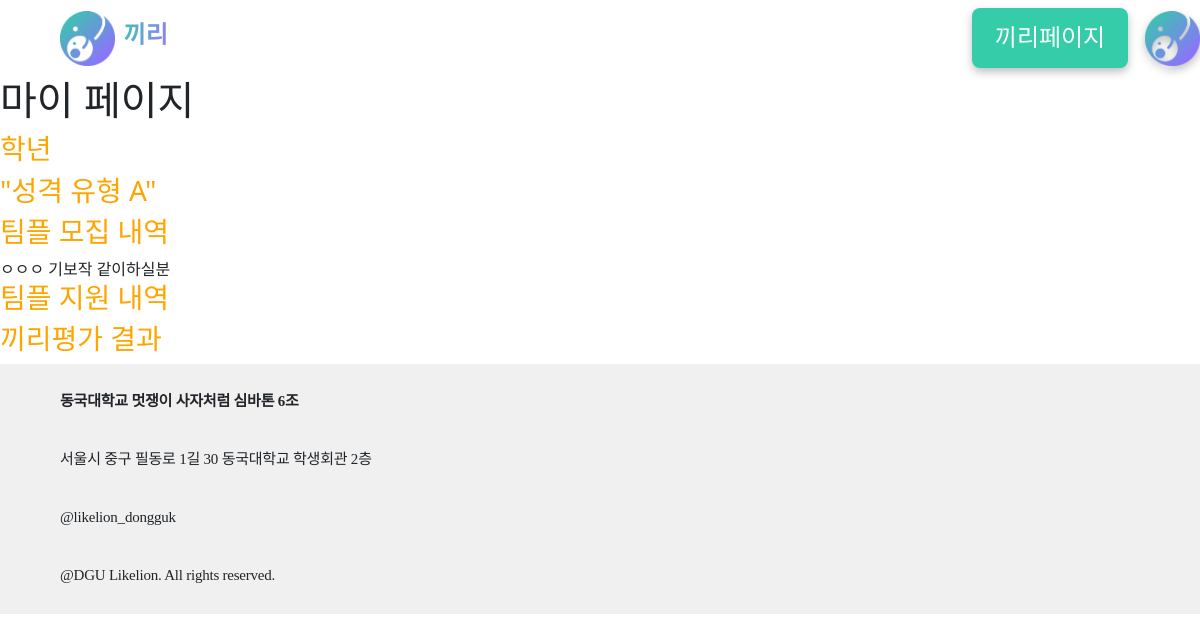
Before: /users/mypage/1/ with the older database file.
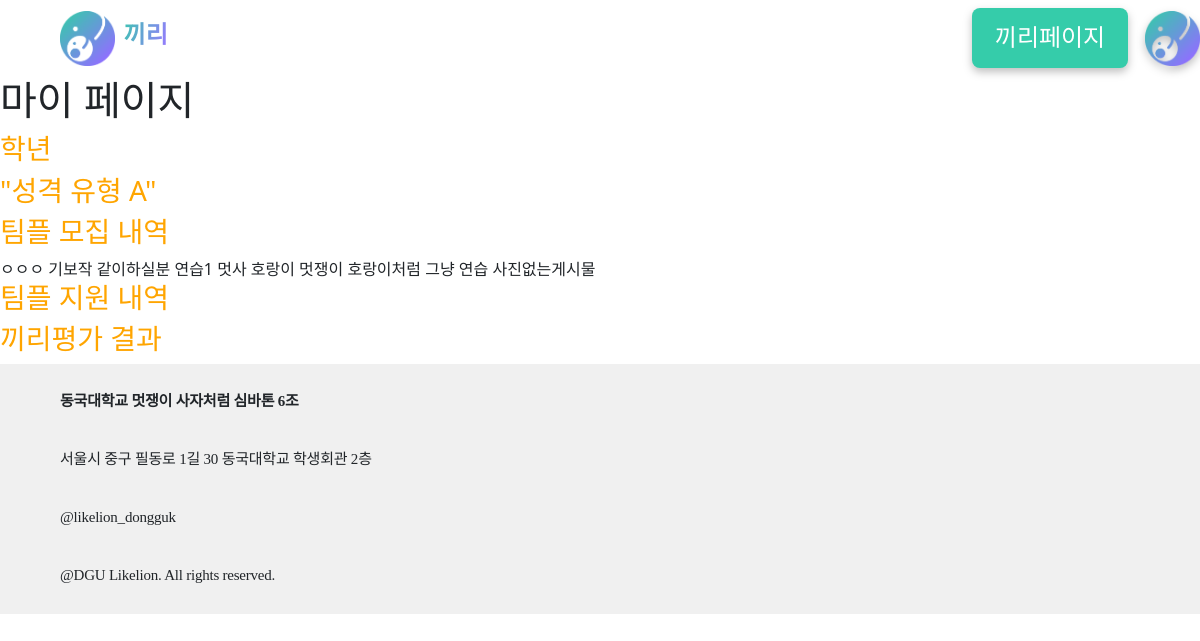
After: the same page with the newer database file.
### main/models.py (models this page shows, shortened)
class Post(models.Model):
    title = models.CharField(max_length=200) #제목 필드
    writer = models.ForeignKey(User, null=False, blank=False, on_delete=models.CASCADE)
    pub_date = models.DateTimeField() #작성 시간 필드
    body = models.TextField() #팀플 기본적 정보 필드
    describe = models.TextField(blank=True, null=True) #주제 설명 필드
    image = models.ImageField(upload_to="blog/", blank=True, null=True) #이미지 필드

### users/views.py (the view)
# urls.py: path('mypage/<int:id>/', mypage, name="mypage"),
def mypage(request, id):
    user = get_object_or_404(User, pk=id)
    result = TestResult.objects.first()
    context = {
        'user' : user,
        'posts' : Post.objects.filter(writer=user),
        'result': result,
    }
    return render(request, "users/mypage.html", context)

### users/templates/users/mypage.html (shortened to what this page needs)
{% extends 'base.html' %}
{% load static %}
{% block content %}
    <h1>마이 페이지</h1>
    <h3>{{ user.profile.department }} {{ user.profile.grade }} 학년</h3>
    <h3>"{{ result.result_text }}" {{ user.profile.name }}</h3>
    <h3>팀플 모집 내역</h3>
    {% for post in posts %}
        {{ post.title }}
    {% endfor %}
    <h3>팀플 지원 내역</h3>
    <h3>끼리평가 결과</h3>
{% endblock %}

Changed rows visible on the page:
added Post: title "연습1"
added Post: title "멋사 호랑이"
added Post: title "멋쟁이 호랑이처럼"
added Post: title "그냥 연습"
added Post: title "사진없는게시물"
